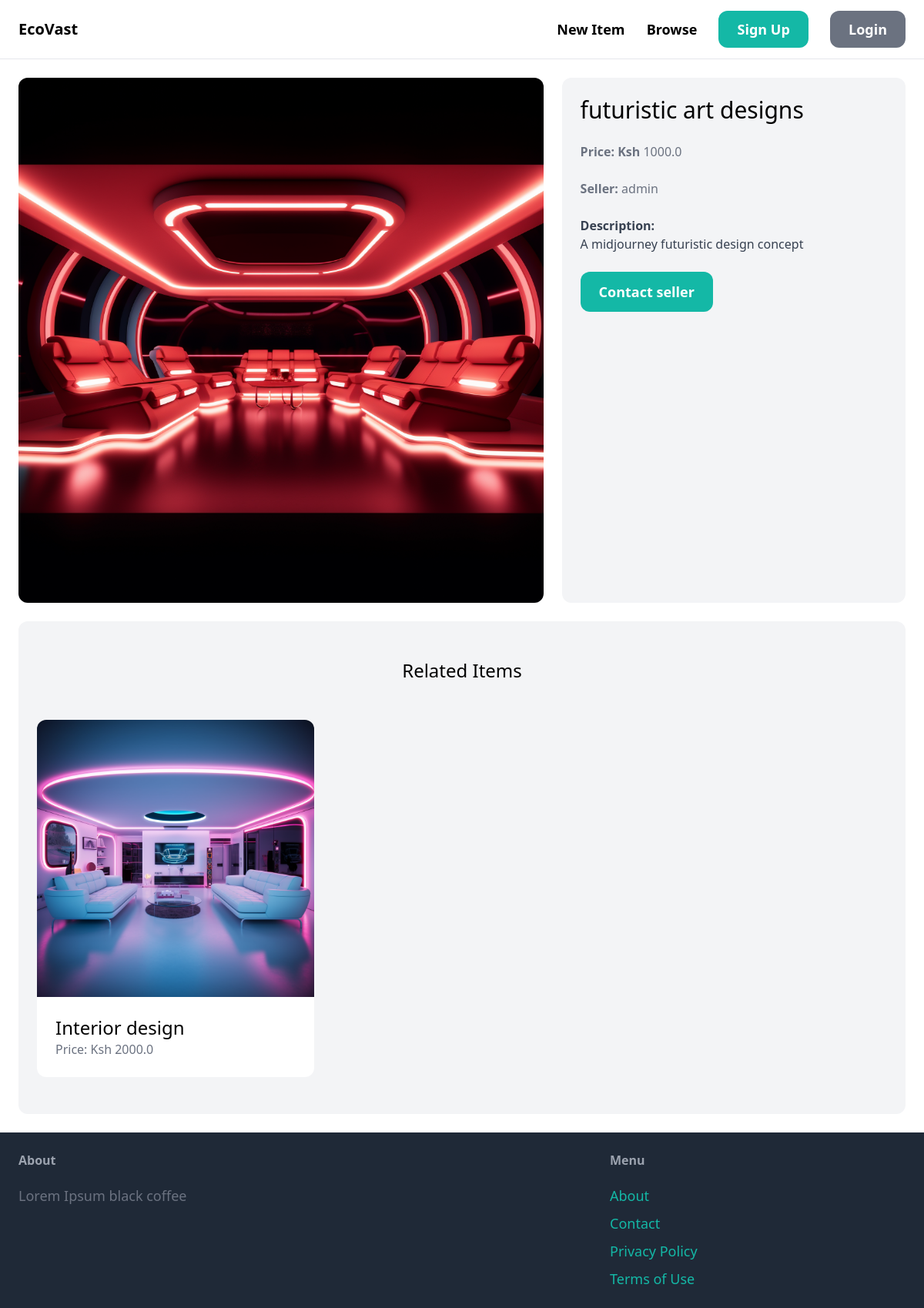
Screenshot of /items/2/ with the database file from the repository.
### item/models.py (models this page shows, shortened)
class Item(models.Model):
    category = models.ForeignKey(Category, related_name='items', on_delete=models.CASCADE)
    name = models.CharField(max_length=255)
    description = models.TextField(blank=True, null=True)
    price = models.FloatField()
    image = models.ImageField(upload_to='item_images', blank=True, null=True)
    is_sold = models.BooleanField(default=False)
    created_by = models.ForeignKey(User, related_name='items', on_delete=models.CASCADE)
    created_at = models.DateTimeField(auto_now_add=True)

### item/views.py (the view)
# urls.py: path('<int:pk>/', views.detail, name='detail'),
def detail(request, pk):
    item = get_object_or_404(Item, pk=pk)
    related_items = Item.objects.filter(category=item.category, is_sold=False).exclude(pk=pk)[0:10]
    return render(request, 'item/detail.html', {
        'item': item,
        'related_items': related_items
    })

### item/templates/item/detail.html (shortened to what this page needs)
{% extends 'core/base.html' %}
{% block content %}
<div class="grid grid-cols-5 gap-6">
    <div class="col-span-3">
        <img src="{{ item.image.url }}" class="rounded-xl">
    </div>
    <div class="col-span-2 p-6 bg-gray-100 rounded-xl">
        <h1 class="mb-6 text-3xl">{{ item.name }}</h1>
        <p class="text-gray-500"><strong>Price: Ksh </strong>{{item.price}}</p><br/>
        <p class="text-gray-500"><Strong>Seller: </strong>{{item.created_by.username}}</p><br/>
        {% if item.description %}
        <p class="text-gray-700"><strong class="text-gray-700">Description: </strong><br/>
        {{item.description}}</p>
        {% endif %}
        {% if request.user == item.created_by %}
            <div class="mt-6 p-6 bg-white rounded-xl">
                <p>This is your item!</p>
                <a href="{% url 'item:edit' item.id %}" class="inline-block mt-6 px-6 py-3 text-lg font-semibold bg-teal-500 text-white rounded-xl">Edit</a>
                <a href="{% url 'item:delete' item.id %}" class="inline-block mt-6 px-6 py-3 text-lg font-semibold bg-red-500 text-white rounded-xl">Delete</a>
            </div>
        {% else %}
            <a href="{% url 'communication:new' item.id %}" class="inline-block mt-6 px-6 py-3 text-lg font-semibold bg-teal-500 text-white rounded-xl hover:bg-teal-700">Contact seller</a>
        {% endif %}
    </div>
</div>
<div class="mt-6 px-6 py-12 bg-gray-100 rounded-xl">
    <h2 class="mb-12 text-2xl text-center"> Related Items</h2>
    <div class="grid grid-cols-3 gap-3">
        {% for item in related_items %}
            <div>
                <a href="{% url 'item:detail' item.id%}">
                    <div>
                        <img src="{{ item.image.url }}" class="rounded-t-xl">
                    </div>
                    <div class="p-6 bg-white rounded-b-xl">
                        <h2 class="text-2xl">{{ item.name }}</h2>
                        <p class="text-gray-500">Price: Ksh {{ item.price }}</p>
                    </div>
                </a>
            </div>
        {% endfor %}
    </div>
</div>
{% endblock %}

### rows the page displays
Item: image (picture), name "futuristic art designs", price "1000.0", created_by.username "admin", description "A midjourney futuristic design concept"
Item: image (picture), name "Interior design", price "2000.0"
